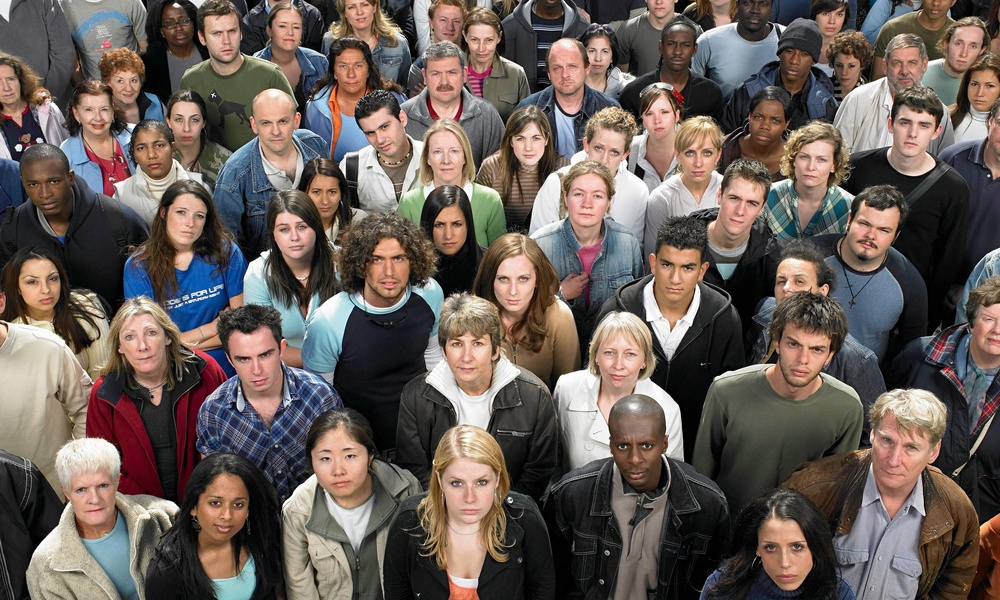
#> input picture Detection/crowd.jpg, 1000 x 600 px, shrunk from 2560 x 1536 before the run, found by its file name
$ python face_det.py
#> lines starting #> are read from the running program, lines starting #| are printed output that depends on the picture; after the words box and inside, x2 and y2 are one past the last pixel; in counts of white or black regions, pixels touching at a corner belong together
import cv2
face_cascade=cv2.CascadeClassifier('/home/rao/Documents/pyPro/CV/Detection/haarcascade_frontalface_default.xml')
img= cv2.imread('/home/rao/Documents/pyPro/CV/Detection/crowd.jpg')
#> img is the input picture: shape (600, 1000, 3); mean B, G, R 87.6, 93.5, 105.1
gray = cv2.cvtColor(img, cv2.COLOR_BGR2GRAY)
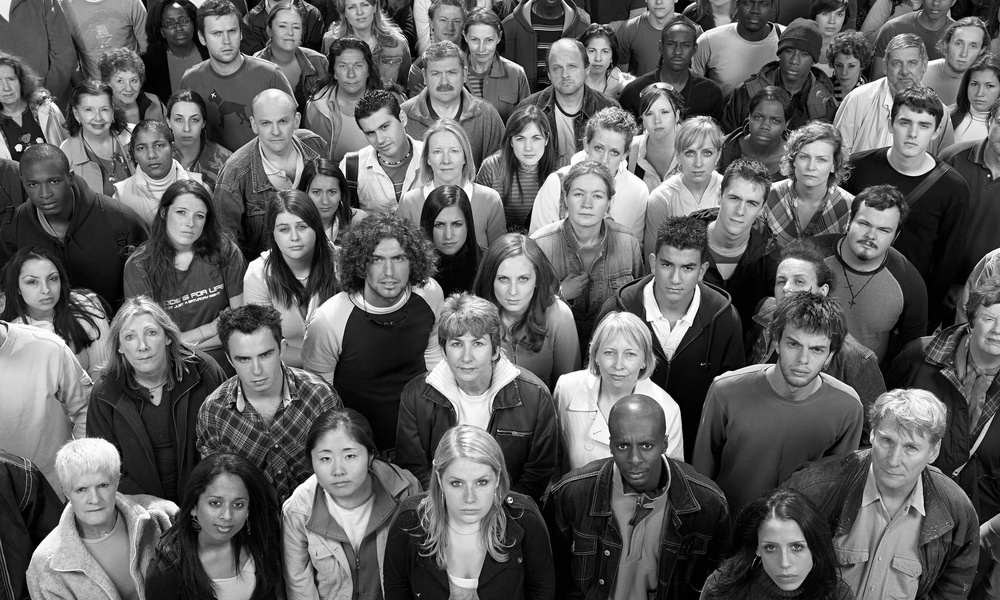
#> gray: shape (600, 1000); min 0, max 255, mean 96.3
faces = face_cascade.detectMultiScale(gray, 1.3, 4)
#> faces = 45 rows, first 6: [583, 38, 32, 32], [963, 72, 34, 34], [432, 6, 37, 37], [271, 14, 36, 36], [204, 16, 44, 44], [465, 27, 36, 36]
for (x, y, w, h) in faces:
    cv2.rectangle(img, (x,y), (x+w, y+h), (0,0,255), 2)
#> this loop made 45 passes
#> (x, y, w, h) on passes 1 to 12: (583, 38, 32, 32), (963, 72, 34, 34), (432, 6, 37, 37), (271, 14, 36, 36), (204, 16, 44, 44), (465, 27, 36, 36), (944, 27, 45, 45), (330, 49, 42, 42), (881, 45, 47, 47), (544, 52, 43, 43), (110, 68, 34, 34), (163, 102, 46, 46)
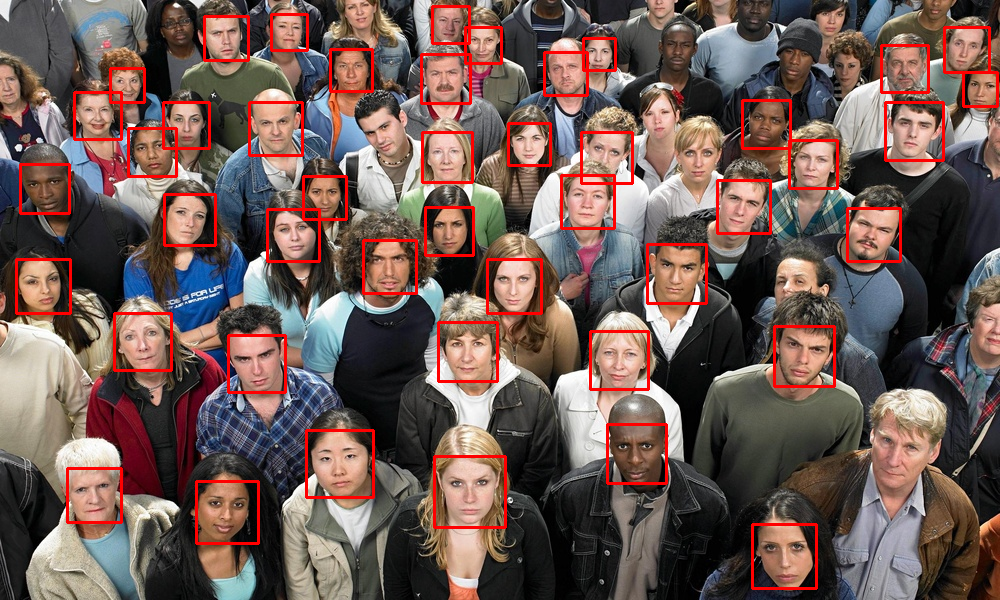
#> img: shape (600, 1000, 3); 4.45% of pixels changed, all inside (x1, y1, x2, y2) = (15, 5, 999, 590)
cv2.imshow('img', img)
cv2.waitKey()

$ run again, with Detection/frame.jpg copied over Detection/crowd.jpg
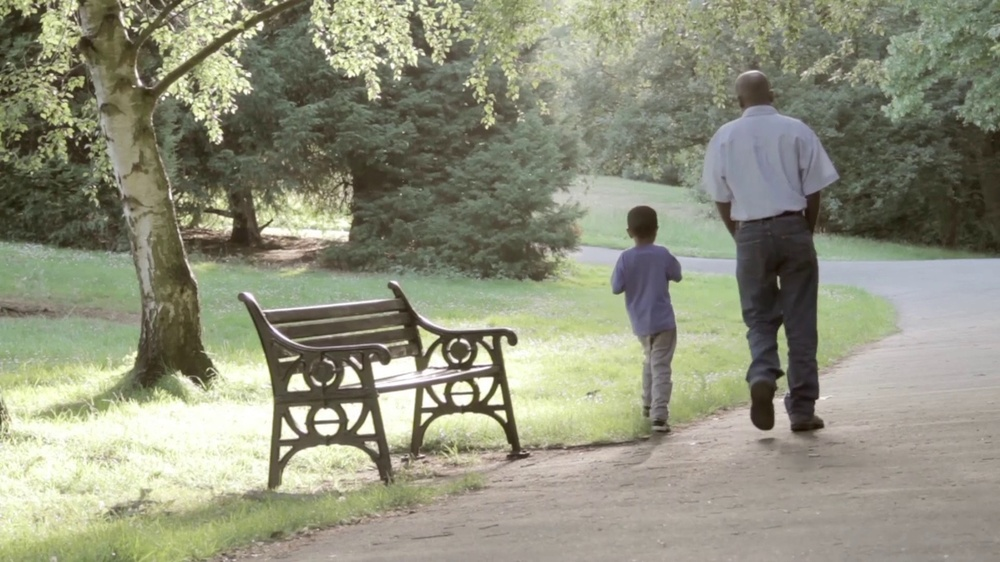
#> input picture Detection/frame.jpg, 1000 x 562 px, shrunk from 1920 x 1080 before the run, found by its file name
#> img is the input picture: shape (562, 1000, 3); mean B, G, R 124.6, 145, 143.7
#> `gray = cv2.cvtColor(img, cv2.COLOR_BGR2GRAY)`:
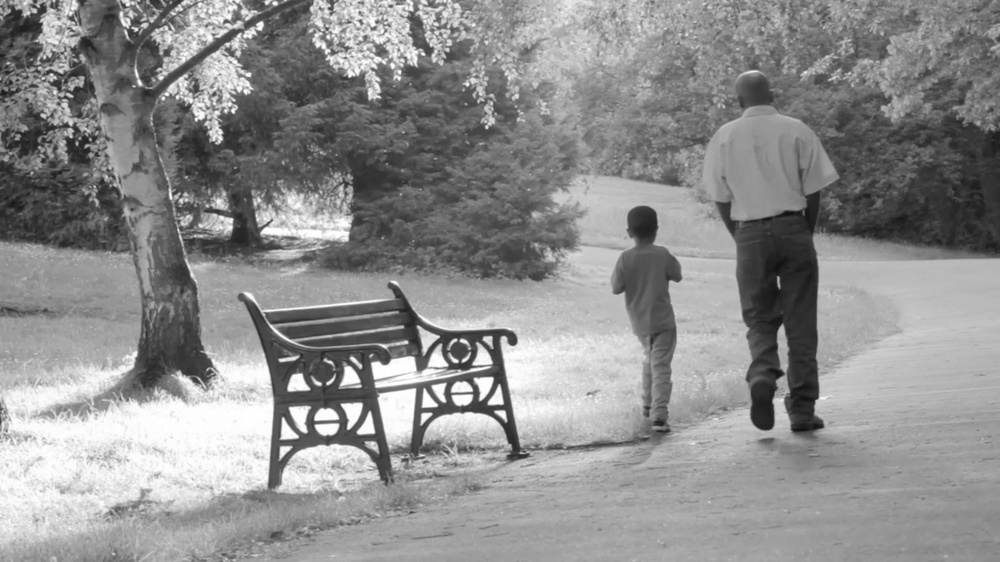
#> gray: shape (562, 1000); min 14, max 255, mean 142.3
#> faces = ()

$ run again, with Detection/img.jpg copied over Detection/crowd.jpg
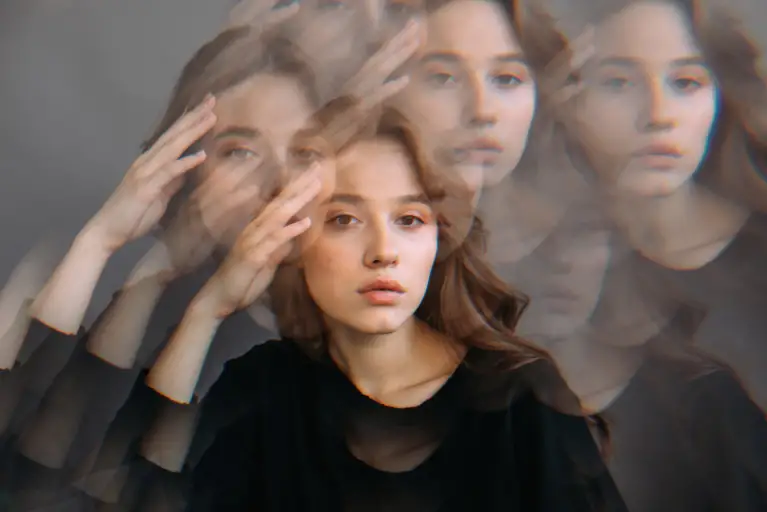
#> input picture Detection/img.jpg, 767 x 512 px, found by its file name
#> img is the input picture: shape (512, 767, 3); mean B, G, R 82.5, 89.1, 103.7
#> `gray = cv2.cvtColor(img, cv2.COLOR_BGR2GRAY)`:
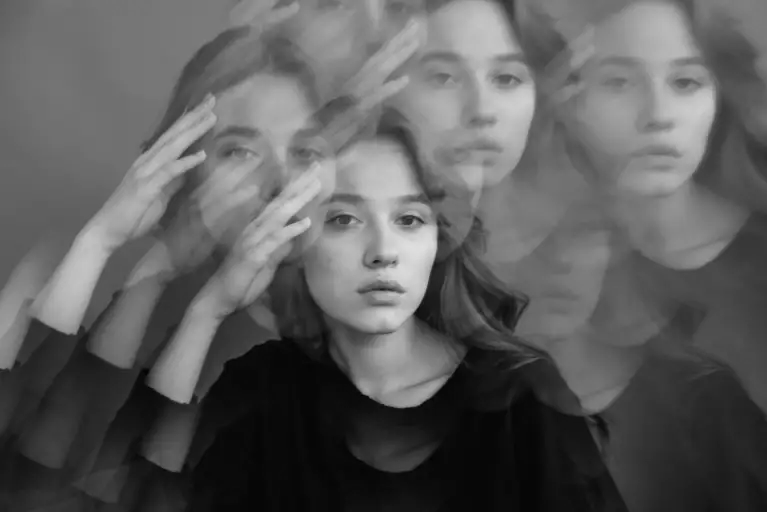
#> gray: shape (512, 767); min 0, max 224, mean 92.7
#> faces = [[406, 23, 146, 146], [576, 23, 159, 159], [300, 161, 161, 161]]
#> the loop `for (x, y, w, h) in faces:` made 3 passes
#> after the loop `for (x, y, w, h) in faces:`:
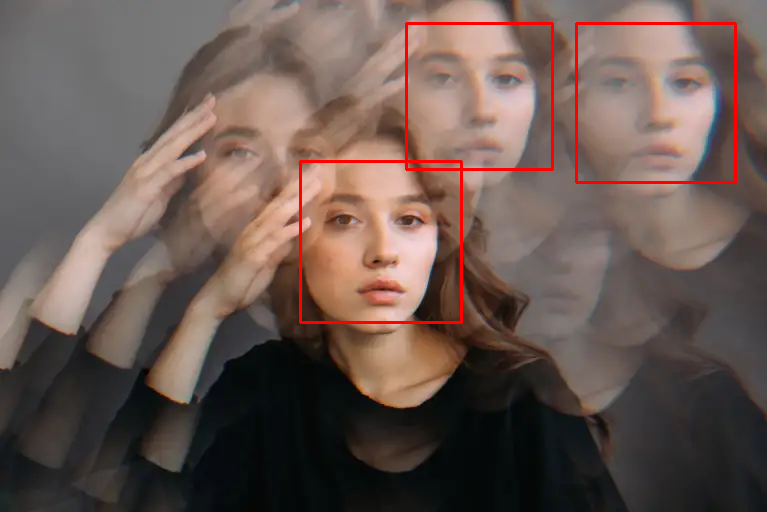
#> img: shape (512, 767, 3); 1.42% of pixels changed, all inside (x1, y1, x2, y2) = (299, 22, 737, 324)
